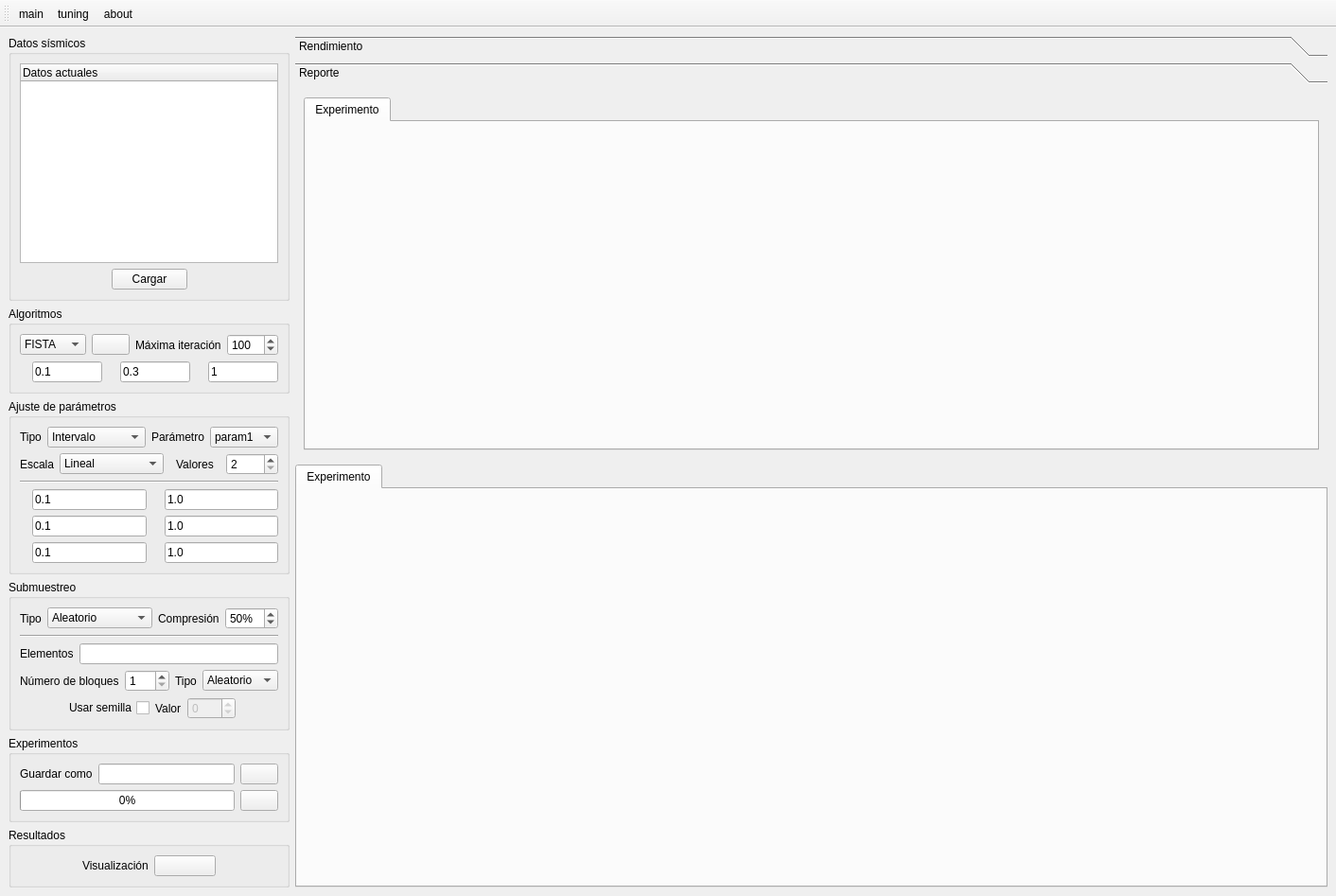
<?xml version="1.0" encoding="UTF-8"?>
<ui version="4.0">
 <class>mainWindow</class>
 <widget class="QMainWindow" name="mainWindow">
  <property name="geometry">
   <rect>
    <x>0</x>
    <y>0</y>
    <width>1412</width>
    <height>947</height>
   </rect>
  </property>
  <property name="windowTitle">
   <string>9836 Proyecto de Sísmica</string>
  </property>
  <widget class="QWidget" name="centralwidget">
   <layout class="QHBoxLayout" name="centralWidgetHLayout" stretch="3,30">
    <item>
     <layout class="QVBoxLayout" name="mainLayout" stretch="0,0,0,0,0,0">
      <item>
       <widget class="QGroupBox" name="inputGroupBox">
        <property name="title">
         <string>Datos sísmicos</string>
        </property>
        <layout class="QVBoxLayout" name="inputGroupBoxVLayout">
         <item>
          <widget class="QTreeWidget" name="dataTreeWidget">
           <column>
            <property name="text">
             <string>Datos actuales</string>
            </property>
           </column>
          </widget>
         </item>
         <item>
          <layout class="QHBoxLayout" name="inputHLayout">
           <item>
            <spacer name="loadHSpacer1">
             <property name="orientation">
              <enum>Qt::Horizontal</enum>
             </property>
             <property name="sizeHint" stdset="0">
              <size>
               <width>13</width>
               <height>20</height>
              </size>
             </property>
            </spacer>
           </item>
           <item>
            <widget class="QPushButton" name="loadPushButton">
             <property name="text">
              <string>Cargar</string>
             </property>
            </widget>
           </item>
           <item>
            <spacer name="loadHSpacer2">
             <property name="orientation">
              <enum>Qt::Horizontal</enum>
             </property>
             <property name="sizeHint" stdset="0">
              <size>
               <width>13</width>
               <height>20</height>
              </size>
             </property>
            </spacer>
           </item>
          </layout>
         </item>
        </layout>
       </widget>
      </item>
      <item>
       <widget class="QGroupBox" name="algorithmGroupBox">
        <property name="title">
         <string>Algoritmos</string>
        </property>
        <layout class="QVBoxLayout" name="algorithmGroupVLayout">
         <item>
          <layout class="QHBoxLayout" name="algorithmHLayout" stretch="5,0,0,0">
           <item>
            <widget class="QComboBox" name="algorithmComboBox">
             <item>
              <property name="text">
               <string>FISTA</string>
              </property>
             </item>
             <item>
              <property name="text">
               <string>GAP</string>
              </property>
             </item>
             <item>
              <property name="text">
               <string>TwIST</string>
              </property>
             </item>
             <item>
              <property name="text">
               <string>ADMM</string>
              </property>
             </item>
            </widget>
           </item>
           <item>
            <widget class="QPushButton" name="algorithmPushButton">
             <property name="enabled">
              <bool>true</bool>
             </property>
             <property name="toolTip">
              <string>Ver ecuación</string>
             </property>
             <property name="autoFillBackground">
              <bool>false</bool>
             </property>
             <property name="text">
              <string/>
             </property>
             <property name="icon">
              <iconset resource="../assets/assets.qrc">
               <normaloff>:/icons/icons/view.png</normaloff>:/icons/icons/view.png</iconset>
             </property>
            </widget>
           </item>
           <item>
            <widget class="QLabel" name="maxiterLabel">
             <property name="text">
              <string>Máxima iteración</string>
             </property>
            </widget>
           </item>
           <item>
            <widget class="QSpinBox" name="maxiterSpinBox">
             <property name="minimum">
              <number>1</number>
             </property>
             <property name="maximum">
              <number>9999</number>
             </property>
             <property name="value">
              <number>100</number>
             </property>
            </widget>
           </item>
          </layout>
         </item>
         <item>
          <layout class="QHBoxLayout" name="paramsHLayout">
           <item>
            <widget class="QLabel" name="param1Label">
             <property name="text">
              <string/>
             </property>
             <property name="textFormat">
              <enum>Qt::AutoText</enum>
             </property>
             <property name="pixmap">
              <pixmap resource="../assets/assets.qrc">:/parameters/parameters/lambda.png</pixmap>
             </property>
             <property name="scaledContents">
              <bool>true</bool>
             </property>
             <property name="wordWrap">
              <bool>false</bool>
             </property>
             <property name="margin">
              <number>0</number>
             </property>
             <property name="indent">
              <number>-1</number>
             </property>
            </widget>
           </item>
           <item>
            <widget class="QLineEdit" name="param1LineEdit">
             <property name="text">
              <string>0.1</string>
             </property>
            </widget>
           </item>
           <item>
            <widget class="QLabel" name="param2Label">
             <property name="enabled">
              <bool>true</bool>
             </property>
             <property name="sizePolicy">
              <sizepolicy hsizetype="Preferred" vsizetype="Preferred">
               <horstretch>0</horstretch>
               <verstretch>0</verstretch>
              </sizepolicy>
             </property>
             <property name="text">
              <string/>
             </property>
             <property name="pixmap">
              <pixmap resource="../assets/assets.qrc">:/parameters/parameters/mu.png</pixmap>
             </property>
             <property name="scaledContents">
              <bool>true</bool>
             </property>
            </widget>
           </item>
           <item>
            <widget class="QLineEdit" name="param2LineEdit">
             <property name="text">
              <string>0.3</string>
             </property>
            </widget>
           </item>
           <item>
            <widget class="QLabel" name="param3Label">
             <property name="text">
              <string/>
             </property>
             <property name="pixmap">
              <pixmap resource="../assets/assets.qrc">:/parameters/parameters/rho.png</pixmap>
             </property>
            </widget>
           </item>
           <item>
            <widget class="QLineEdit" name="param3LineEdit">
             <property name="text">
              <string>1</string>
             </property>
            </widget>
           </item>
          </layout>
         </item>
        </layout>
       </widget>
      </item>
      <item>
       <widget class="QGroupBox" name="tuningGroupBox">
        <property name="title">
         <string>Ajuste de parámetros</string>
        </property>
        <layout class="QVBoxLayout" name="tuningGroupBoxVLayout">
         <item>
          <layout class="QHBoxLayout" name="paramTypeHLayout" stretch="0,4,0,0">
           <item>
            <widget class="QLabel" name="paramTuningLabel">
             <property name="text">
              <string>Tipo</string>
             </property>
            </widget>
           </item>
           <item>
            <widget class="QComboBox" name="paramTuningComboBox">
             <item>
              <property name="text">
               <string>Intervalo</string>
              </property>
             </item>
             <item>
              <property name="text">
               <string>Lista</string>
              </property>
             </item>
            </widget>
           </item>
           <item>
            <widget class="QLabel" name="paramLabel">
             <property name="text">
              <string>Parámetro</string>
             </property>
            </widget>
           </item>
           <item>
            <widget class="QComboBox" name="paramComboBox">
             <property name="currentText">
              <string>param1</string>
             </property>
             <item>
              <property name="text">
               <string>param1</string>
              </property>
             </item>
             <item>
              <property name="text">
               <string>param2</string>
              </property>
             </item>
             <item>
              <property name="text">
               <string>param3</string>
              </property>
             </item>
            </widget>
           </item>
          </layout>
         </item>
         <item>
          <layout class="QHBoxLayout" name="paramValueHLayout" stretch="1,4,2,2">
           <property name="spacing">
            <number>6</number>
           </property>
           <property name="topMargin">
            <number>0</number>
           </property>
           <item>
            <widget class="QLabel" name="scaleLabel">
             <property name="text">
              <string>Escala</string>
             </property>
            </widget>
           </item>
           <item>
            <widget class="QComboBox" name="scaleComboBox">
             <item>
              <property name="text">
               <string>Lineal</string>
              </property>
             </item>
             <item>
              <property name="text">
               <string>Logarítmica</string>
              </property>
             </item>
            </widget>
           </item>
           <item>
            <widget class="QLabel" name="paramValuesLabel">
             <property name="text">
              <string>Valores</string>
             </property>
             <property name="alignment">
              <set>Qt::AlignCenter</set>
             </property>
            </widget>
           </item>
           <item>
            <widget class="QSpinBox" name="paramValuesSpinBox">
             <property name="suffix">
              <string/>
             </property>
             <property name="prefix">
              <string/>
             </property>
             <property name="minimum">
              <number>2</number>
             </property>
             <property name="maximum">
              <number>999</number>
             </property>
            </widget>
           </item>
          </layout>
         </item>
         <item>
          <widget class="Line" name="algorithmHLine">
           <property name="orientation">
            <enum>Qt::Horizontal</enum>
           </property>
          </widget>
         </item>
         <item>
          <layout class="QHBoxLayout" name="param1HLayout">
           <item>
            <widget class="QLabel" name="param1InitLabel">
             <property name="text">
              <string/>
             </property>
             <property name="pixmap">
              <pixmap resource="../assets/assets.qrc">:/parameters/parameters/lambda_init.png</pixmap>
             </property>
            </widget>
           </item>
           <item>
            <widget class="QLineEdit" name="param1InitLineEdit">
             <property name="text">
              <string>0.1</string>
             </property>
            </widget>
           </item>
           <item>
            <widget class="QLabel" name="param1EndLabel">
             <property name="text">
              <string/>
             </property>
             <property name="pixmap">
              <pixmap resource="../assets/assets.qrc">:/parameters/parameters/lambda_end.png</pixmap>
             </property>
            </widget>
           </item>
           <item>
            <widget class="QLineEdit" name="param1EndLineEdit">
             <property name="text">
              <string>1.0</string>
             </property>
            </widget>
           </item>
          </layout>
         </item>
         <item>
          <layout class="QHBoxLayout" name="param2HLayout">
           <item>
            <widget class="QLabel" name="param2InitLabel">
             <property name="text">
              <string/>
             </property>
             <property name="pixmap">
              <pixmap resource="../assets/assets.qrc">:/parameters/parameters/mu_init.png</pixmap>
             </property>
            </widget>
           </item>
           <item>
            <widget class="QLineEdit" name="param2InitLineEdit">
             <property name="text">
              <string>0.1</string>
             </property>
            </widget>
           </item>
           <item>
            <widget class="QLabel" name="param2EndLabel">
             <property name="text">
              <string/>
             </property>
             <property name="pixmap">
              <pixmap resource="../assets/assets.qrc">:/parameters/parameters/mu_end.png</pixmap>
             </property>
            </widget>
           </item>
           <item>
            <widget class="QLineEdit" name="param2EndLineEdit">
             <property name="text">
              <string>1.0</string>
             </property>
            </widget>
           </item>
          </layout>
         </item>
         <item>
          <layout class="QHBoxLayout" name="param3HLayout">
           <item>
            <widget class="QLabel" name="param3InitLabel">
             <property name="text">
              <string/>
             </property>
             <property name="pixmap">
              <pixmap resource="../assets/assets.qrc">:/parameters/parameters/rho_init.png</pixmap>
             </property>
            </widget>
           </item>
           <item>
            <widget class="QLineEdit" name="param3InitLineEdit">
             <property name="text">
              <string>0.1</string>
             </property>
            </widget>
           </item>
           <item>
            <widget class="QLabel" name="param3EndLabel">
             <property name="text">
              <string/>
             </property>
             <property name="pixmap">
              <pixmap resource="../assets/assets.qrc">:/parameters/parameters/rho_end.png</pixmap>
             </property>
            </widget>
           </item>
           <item>
            <widget class="QLineEdit" name="param3EndLineEdit">
             <property name="text">
              <string>1.0</string>
             </property>
            </widget>
           </item>
          </layout>
         </item>
        </layout>
       </widget>
      </item>
      <item>
       <widget class="QGroupBox" name="samplingGroupBox">
        <property name="title">
         <string>Submuestreo</string>
        </property>
        <layout class="QVBoxLayout" name="samplingGroupBoxVLayout">
         <item>
          <layout class="QHBoxLayout" name="samplingHLayout" stretch="0,4,0,2">
           <item>
            <widget class="QLabel" name="samplingTypeLabel">
             <property name="text">
              <string>Tipo</string>
             </property>
            </widget>
           </item>
           <item>
            <widget class="QComboBox" name="samplingTypeComboBox">
             <item>
              <property name="text">
               <string>Aleatorio</string>
              </property>
             </item>
             <item>
              <property name="text">
               <string>Uniforme</string>
              </property>
             </item>
             <item>
              <property name="text">
               <string>Jitter</string>
              </property>
             </item>
             <item>
              <property name="text">
               <string>Lista</string>
              </property>
             </item>
            </widget>
           </item>
           <item>
            <widget class="QLabel" name="compressLabel">
             <property name="text">
              <string>Compresión</string>
             </property>
            </widget>
           </item>
           <item>
            <widget class="QSpinBox" name="compressSpinBox">
             <property name="suffix">
              <string>%</string>
             </property>
             <property name="prefix">
              <string/>
             </property>
             <property name="minimum">
              <number>1</number>
             </property>
             <property name="maximum">
              <number>99</number>
             </property>
             <property name="value">
              <number>50</number>
             </property>
            </widget>
           </item>
          </layout>
         </item>
         <item>
          <widget class="Line" name="samplingHLine">
           <property name="orientation">
            <enum>Qt::Horizontal</enum>
           </property>
          </widget>
         </item>
         <item>
          <layout class="QHBoxLayout" name="elementHLayout">
           <item>
            <widget class="QLabel" name="elementLabel">
             <property name="text">
              <string>Elementos</string>
             </property>
            </widget>
           </item>
           <item>
            <widget class="QLineEdit" name="elementLineEdit"/>
           </item>
          </layout>
         </item>
         <item>
          <layout class="QHBoxLayout" name="jitterHLayout" stretch="0,0,0,1">
           <item>
            <widget class="QLabel" name="jitterBlockLabel">
             <property name="text">
              <string>Número de bloques</string>
             </property>
            </widget>
           </item>
           <item>
            <widget class="QSpinBox" name="jitterBlockSpinBox">
             <property name="suffix">
              <string/>
             </property>
             <property name="prefix">
              <string/>
             </property>
             <property name="minimum">
              <number>1</number>
             </property>
             <property name="maximum">
              <number>999</number>
             </property>
            </widget>
           </item>
           <item>
            <widget class="QLabel" name="jitterTypeLabel">
             <property name="layoutDirection">
              <enum>Qt::LeftToRight</enum>
             </property>
             <property name="text">
              <string>Tipo</string>
             </property>
             <property name="wordWrap">
              <bool>false</bool>
             </property>
            </widget>
           </item>
           <item>
            <widget class="QComboBox" name="jitterComboBox">
             <item>
              <property name="text">
               <string>Aleatorio</string>
              </property>
             </item>
             <item>
              <property name="text">
               <string>Uniforme</string>
              </property>
             </item>
            </widget>
           </item>
          </layout>
         </item>
         <item>
          <layout class="QHBoxLayout" name="sdHLayout">
           <item>
            <spacer name="seedHSpacer1">
             <property name="orientation">
              <enum>Qt::Horizontal</enum>
             </property>
             <property name="sizeHint" stdset="0">
              <size>
               <width>40</width>
               <height>20</height>
              </size>
             </property>
            </spacer>
           </item>
           <item>
            <layout class="QHBoxLayout" name="seedHLayout">
             <item>
              <widget class="QCheckBox" name="seedCheckBox">
               <property name="layoutDirection">
                <enum>Qt::RightToLeft</enum>
               </property>
               <property name="text">
                <string>Usar semilla</string>
               </property>
              </widget>
             </item>
             <item>
              <widget class="QLabel" name="seedLabel">
               <property name="text">
                <string>Valor</string>
               </property>
              </widget>
             </item>
             <item>
              <widget class="QSpinBox" name="seedSpinBox">
               <property name="enabled">
                <bool>false</bool>
               </property>
               <property name="suffix">
                <string/>
               </property>
               <property name="prefix">
                <string/>
               </property>
               <property name="minimum">
                <number>-999</number>
               </property>
               <property name="maximum">
                <number>999</number>
               </property>
              </widget>
             </item>
            </layout>
           </item>
           <item>
            <spacer name="seedHSpacer2">
             <property name="orientation">
              <enum>Qt::Horizontal</enum>
             </property>
             <property name="sizeHint" stdset="0">
              <size>
               <width>40</width>
               <height>20</height>
              </size>
             </property>
            </spacer>
           </item>
          </layout>
         </item>
        </layout>
       </widget>
      </item>
      <item>
       <widget class="QGroupBox" name="runGroupBox">
        <property name="title">
         <string>Experimentos</string>
        </property>
        <layout class="QVBoxLayout" name="runGroupBoxVLayout">
         <item>
          <layout class="QHBoxLayout" name="saveAsHLayout">
           <item>
            <widget class="QLabel" name="saveAsLabel">
             <property name="text">
              <string>Guardar como</string>
             </property>
            </widget>
           </item>
           <item>
            <widget class="QLineEdit" name="saveAsLineEdit"/>
           </item>
           <item>
            <widget class="QPushButton" name="saveAsPushButton">
             <property name="text">
              <string/>
             </property>
             <property name="icon">
              <iconset resource="../assets/assets.qrc">
               <normaloff>:/icons/icons/save.png</normaloff>:/icons/icons/save.png</iconset>
             </property>
            </widget>
           </item>
          </layout>
         </item>
         <item>
          <layout class="QHBoxLayout" name="startHLayout" stretch="0,0">
           <property name="spacing">
            <number>6</number>
           </property>
           <item>
            <widget class="QProgressBar" name="experimentProgressBar">
             <property name="value">
              <number>0</number>
             </property>
            </widget>
           </item>
           <item>
            <widget class="QPushButton" name="startPushButton">
             <property name="text">
              <string/>
             </property>
             <property name="icon">
              <iconset resource="../assets/assets.qrc">
               <normaloff>:/icons/icons/run.png</normaloff>:/icons/icons/run.png</iconset>
             </property>
            </widget>
           </item>
          </layout>
         </item>
        </layout>
       </widget>
      </item>
      <item>
       <widget class="QGroupBox" name="resultGroupBox">
        <property name="title">
         <string>Resultados</string>
        </property>
        <layout class="QVBoxLayout" name="resultGroupBoxHLayout">
         <item>
          <layout class="QHBoxLayout" name="resultHLayout" stretch="1,1,1,1">
           <item>
            <spacer name="resultHSpacer1">
             <property name="orientation">
              <enum>Qt::Horizontal</enum>
             </property>
             <property name="sizeHint" stdset="0">
              <size>
               <width>40</width>
               <height>20</height>
              </size>
             </property>
            </spacer>
           </item>
           <item>
            <widget class="QLabel" name="resultLabel">
             <property name="text">
              <string>Visualización</string>
             </property>
            </widget>
           </item>
           <item>
            <widget class="QPushButton" name="resultPushButton">
             <property name="autoFillBackground">
              <bool>false</bool>
             </property>
             <property name="text">
              <string/>
             </property>
             <property name="icon">
              <iconset resource="../assets/assets.qrc">
               <normaloff>:/icons/icons/report.png</normaloff>:/icons/icons/report.png</iconset>
             </property>
             <property name="autoDefault">
              <bool>false</bool>
             </property>
             <property name="default">
              <bool>false</bool>
             </property>
             <property name="flat">
              <bool>false</bool>
             </property>
            </widget>
           </item>
           <item>
            <spacer name="resultHSpacer2">
             <property name="orientation">
              <enum>Qt::Horizontal</enum>
             </property>
             <property name="sizeHint" stdset="0">
              <size>
               <width>40</width>
               <height>20</height>
              </size>
             </property>
            </spacer>
           </item>
          </layout>
         </item>
        </layout>
       </widget>
      </item>
     </layout>
    </item>
    <item>
     <layout class="QVBoxLayout" name="experimentsVLayout">
      <item>
       <widget class="QToolBox" name="resultsToolBox">
        <property name="currentIndex">
         <number>1</number>
        </property>
        <widget class="QWidget" name="performancePage">
         <property name="geometry">
          <rect>
           <x>0</x>
           <y>0</y>
           <width>1098</width>
           <height>390</height>
          </rect>
         </property>
         <attribute name="label">
          <string>Rendimiento</string>
         </attribute>
         <layout class="QVBoxLayout" name="performancePageVLayout">
          <item>
           <widget class="QTabWidget" name="performanceTabWidget">
            <property name="currentIndex">
             <number>0</number>
            </property>
            <widget class="QWidget" name="expPerformanceTab1">
             <attribute name="title">
              <string>Experimento</string>
             </attribute>
             <layout class="QHBoxLayout" name="expPerformanceTab1HLayout" stretch="9">
              <item>
               <widget class="QWidget" name="graphicPerformanceWidget" native="true">
                <layout class="QVBoxLayout" name="graphicPerformanceWidgetVLayout">
                 <property name="spacing">
                  <number>0</number>
                 </property>
                 <property name="leftMargin">
                  <number>0</number>
                 </property>
                 <property name="topMargin">
                  <number>0</number>
                 </property>
                 <property name="rightMargin">
                  <number>0</number>
                 </property>
                 <property name="bottomMargin">
                  <number>0</number>
                 </property>
                 <item>
                  <layout class="QVBoxLayout" name="graphicPerformanceVLayout">
                   <property name="spacing">
                    <number>0</number>
                   </property>
                  </layout>
                 </item>
                </layout>
               </widget>
              </item>
             </layout>
            </widget>
           </widget>
          </item>
         </layout>
        </widget>
        <widget class="QWidget" name="reportPage">
         <property name="geometry">
          <rect>
           <x>0</x>
           <y>0</y>
           <width>1098</width>
           <height>390</height>
          </rect>
         </property>
         <attribute name="label">
          <string>Reporte</string>
         </attribute>
         <layout class="QVBoxLayout" name="reportPageVLayout">
          <item>
           <widget class="QTabWidget" name="reportTabWidget">
            <property name="currentIndex">
             <number>0</number>
            </property>
            <widget class="QWidget" name="expReportTab1">
             <attribute name="title">
              <string>Experimento</string>
             </attribute>
             <layout class="QVBoxLayout" name="expReportTab1VLayout" stretch="0">
              <item>
               <widget class="QWidget" name="graphicReportWidget" native="true">
                <layout class="QVBoxLayout" name="graphicReportWidgetVLayout">
                 <property name="spacing">
                  <number>0</number>
                 </property>
                 <property name="leftMargin">
                  <number>0</number>
                 </property>
                 <property name="topMargin">
                  <number>0</number>
                 </property>
                 <property name="rightMargin">
                  <number>0</number>
                 </property>
                 <property name="bottomMargin">
                  <number>0</number>
                 </property>
                 <item>
                  <layout class="QVBoxLayout" name="graphicReportVLayout"/>
                 </item>
                </layout>
               </widget>
              </item>
             </layout>
            </widget>
           </widget>
          </item>
         </layout>
        </widget>
       </widget>
      </item>
      <item>
       <widget class="QTabWidget" name="tuningTabWidget">
        <property name="currentIndex">
         <number>0</number>
        </property>
        <widget class="QWidget" name="expTuningReportTab1">
         <attribute name="title">
          <string>Experimento</string>
         </attribute>
         <layout class="QVBoxLayout" name="expTuningReportTab1VLayout" stretch="0">
          <item>
           <widget class="QWidget" name="graphicTuningReportWidget" native="true">
            <layout class="QVBoxLayout" name="graphicTuningReportWidgetVLayout">
             <property name="spacing">
              <number>0</number>
             </property>
             <property name="leftMargin">
              <number>0</number>
             </property>
             <property name="topMargin">
              <number>0</number>
             </property>
             <property name="rightMargin">
              <number>0</number>
             </property>
             <property name="bottomMargin">
              <number>0</number>
             </property>
             <item>
              <layout class="QVBoxLayout" name="graphicTuningReportVLayout"/>
             </item>
            </layout>
           </widget>
          </item>
         </layout>
        </widget>
       </widget>
      </item>
     </layout>
    </item>
   </layout>
  </widget>
  <widget class="QToolBar" name="toolBar">
   <property name="windowTitle">
    <string>toolBar</string>
   </property>
   <attribute name="toolBarArea">
    <enum>TopToolBarArea</enum>
   </attribute>
   <attribute name="toolBarBreak">
    <bool>false</bool>
   </attribute>
   <addaction name="mainAction"/>
   <addaction name="tuningAction"/>
   <addaction name="aboutOfAction"/>
  </widget>
  <action name="aboutOfAction">
   <property name="icon">
    <iconset resource="../assets/assets.qrc">
     <normaloff>:/icons/icons/info.png</normaloff>:/icons/icons/info.png</iconset>
   </property>
   <property name="text">
    <string>about</string>
   </property>
   <property name="toolTip">
    <string>&lt;html&gt;&lt;head/&gt;&lt;body&gt;&lt;p&gt;Acerca de este proyecto&lt;/p&gt;&lt;/body&gt;&lt;/html&gt;</string>
   </property>
  </action>
  <action name="reportAction">
   <property name="icon">
    <iconset resource="../assets/assets.qrc">
     <normaloff>:/icons/icons/report.png</normaloff>:/icons/icons/report.png</iconset>
   </property>
   <property name="text">
    <string>report</string>
   </property>
   <property name="toolTip">
    <string>Visualización de resultados</string>
   </property>
  </action>
  <action name="mainAction">
   <property name="icon">
    <iconset resource="../assets/assets.qrc">
     <normaloff>:/icons/icons/main.png</normaloff>:/icons/icons/main.png</iconset>
   </property>
   <property name="text">
    <string>main</string>
   </property>
   <property name="toolTip">
    <string>Ir al menú principal</string>
   </property>
  </action>
  <action name="tuningAction">
   <property name="icon">
    <iconset resource="../assets/assets.qrc">
     <normaloff>:/icons/icons/tuning.png</normaloff>:/icons/icons/tuning.png</iconset>
   </property>
   <property name="text">
    <string>tuning</string>
   </property>
   <property name="toolTip">
    <string>Ajuste de parámetros</string>
   </property>
  </action>
 </widget>
 <resources>
  <include location="../assets/assets.qrc"/>
 </resources>
 <connections/>
</ui>
